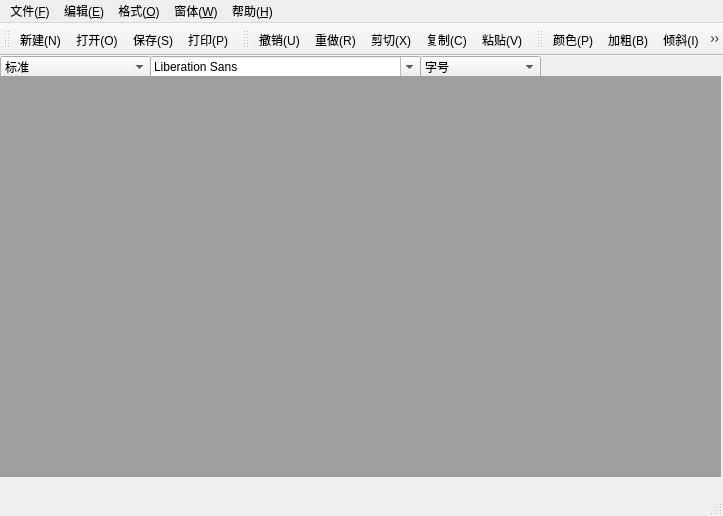
<?xml version="1.0" encoding="UTF-8"?>
<ui version="4.0">
 <class>MainWindow</class>
 <widget class="QMainWindow" name="MainWindow">
  <property name="geometry">
   <rect>
    <x>0</x>
    <y>0</y>
    <width>723</width>
    <height>516</height>
   </rect>
  </property>
  <property name="windowTitle">
   <string>我的WPS</string>
  </property>
  <widget class="QWidget" name="centralWidget">
   <widget class="QComboBox" name="comboBox">
    <property name="geometry">
     <rect>
      <x>0</x>
      <y>0</y>
      <width>151</width>
      <height>22</height>
     </rect>
    </property>
    <item>
     <property name="text">
      <string>标准</string>
     </property>
    </item>
    <item>
     <property name="text">
      <string>项目符号(●)</string>
     </property>
    </item>
    <item>
     <property name="text">
      <string>项目符号(○)</string>
     </property>
    </item>
    <item>
     <property name="text">
      <string>项目符号(■)</string>
     </property>
    </item>
    <item>
     <property name="text">
      <string>项目符号(1.2.3.)</string>
     </property>
    </item>
    <item>
     <property name="text">
      <string>项目符号(a.b.c.)</string>
     </property>
    </item>
    <item>
     <property name="text">
      <string>项目符号(A.B.C.)</string>
     </property>
    </item>
    <item>
     <property name="text">
      <string>项目符号(ⅰ.ⅱ.ⅲ.)</string>
     </property>
    </item>
    <item>
     <property name="text">
      <string>项目符号(Ⅰ.Ⅱ.Ⅲ.)</string>
     </property>
    </item>
   </widget>
   <widget class="QComboBox" name="sizeComboBox">
    <property name="geometry">
     <rect>
      <x>420</x>
      <y>0</y>
      <width>121</width>
      <height>22</height>
     </rect>
    </property>
    <item>
     <property name="text">
      <string>字号</string>
     </property>
    </item>
   </widget>
   <widget class="QFontComboBox" name="fontComboBox">
    <property name="geometry">
     <rect>
      <x>150</x>
      <y>0</y>
      <width>271</width>
      <height>22</height>
     </rect>
    </property>
   </widget>
   <widget class="QMdiArea" name="mdiArea">
    <property name="geometry">
     <rect>
      <x>0</x>
      <y>20</y>
      <width>721</width>
      <height>401</height>
     </rect>
    </property>
   </widget>
  </widget>
  <widget class="QMenuBar" name="menuBar">
   <property name="geometry">
    <rect>
     <x>0</x>
     <y>0</y>
     <width>723</width>
     <height>26</height>
    </rect>
   </property>
   <widget class="QMenu" name="menu_F">
    <property name="title">
     <string>文件(&amp;F)</string>
    </property>
    <addaction name="newAction"/>
    <addaction name="openAction"/>
    <addaction name="saveAction"/>
    <addaction name="saveAsAction"/>
    <addaction name="separator"/>
    <addaction name="printAction"/>
    <addaction name="printViewAction"/>
    <addaction name="exitAction"/>
   </widget>
   <widget class="QMenu" name="menu_E">
    <property name="title">
     <string>编辑(&amp;E)</string>
    </property>
    <addaction name="undoAction"/>
    <addaction name="redoAction"/>
    <addaction name="cutAction"/>
    <addaction name="copyAction"/>
    <addaction name="pasteAction"/>
   </widget>
   <widget class="QMenu" name="menu_O">
    <property name="title">
     <string>格式(&amp;O)</string>
    </property>
    <widget class="QMenu" name="menu_D">
     <property name="title">
      <string>字体(D)</string>
     </property>
     <addaction name="boldAction"/>
     <addaction name="italicAction"/>
     <addaction name="underLineAction"/>
    </widget>
    <widget class="QMenu" name="menu">
     <property name="title">
      <string>段落</string>
     </property>
     <addaction name="leftAlignAction"/>
     <addaction name="centerAction"/>
     <addaction name="rightAlignaction"/>
     <addaction name="justifyAction"/>
    </widget>
    <addaction name="menu_D"/>
    <addaction name="menu"/>
    <addaction name="colorAction"/>
   </widget>
   <widget class="QMenu" name="menu_W">
    <property name="title">
     <string>窗体(&amp;W)</string>
    </property>
    <addaction name="closeAction"/>
    <addaction name="closeAllAction"/>
    <addaction name="tittleAtion"/>
    <addaction name="cascadeAction"/>
    <addaction name="nextAction"/>
    <addaction name="previousAction"/>
   </widget>
   <widget class="QMenu" name="menu_H">
    <property name="title">
     <string>帮助(&amp;H)</string>
    </property>
    <addaction name="aboutAction"/>
   </widget>
   <addaction name="menu_F"/>
   <addaction name="menu_E"/>
   <addaction name="menu_O"/>
   <addaction name="menu_W"/>
   <addaction name="menu_H"/>
  </widget>
  <widget class="QToolBar" name="mainToolBar">
   <attribute name="toolBarArea">
    <enum>TopToolBarArea</enum>
   </attribute>
   <attribute name="toolBarBreak">
    <bool>false</bool>
   </attribute>
   <addaction name="newAction"/>
   <addaction name="openAction"/>
   <addaction name="saveAction"/>
   <addaction name="printAction"/>
  </widget>
  <widget class="QStatusBar" name="statusBar"/>
  <widget class="QToolBar" name="toolBar">
   <property name="windowTitle">
    <string>toolBar</string>
   </property>
   <attribute name="toolBarArea">
    <enum>TopToolBarArea</enum>
   </attribute>
   <attribute name="toolBarBreak">
    <bool>false</bool>
   </attribute>
   <addaction name="undoAction"/>
   <addaction name="redoAction"/>
   <addaction name="cutAction"/>
   <addaction name="copyAction"/>
   <addaction name="pasteAction"/>
  </widget>
  <widget class="QToolBar" name="toolBar_2">
   <property name="windowTitle">
    <string>toolBar_2</string>
   </property>
   <attribute name="toolBarArea">
    <enum>TopToolBarArea</enum>
   </attribute>
   <attribute name="toolBarBreak">
    <bool>false</bool>
   </attribute>
   <addaction name="colorAction"/>
   <addaction name="boldAction"/>
   <addaction name="italicAction"/>
   <addaction name="underLineAction"/>
   <addaction name="separator"/>
   <addaction name="leftAlignAction"/>
   <addaction name="centerAction"/>
   <addaction name="rightAlignaction"/>
   <addaction name="justifyAction"/>
  </widget>
  <action name="newAction">
   <property name="icon">
    <iconset resource="img.qrc">
     <normaloff>:/images/new.png</normaloff>:/images/new.png</iconset>
   </property>
   <property name="text">
    <string>新建(N)</string>
   </property>
   <property name="statusTip">
    <string>创建一个新文档</string>
   </property>
   <property name="shortcut">
    <string>Ctrl+N</string>
   </property>
  </action>
  <action name="openAction">
   <property name="icon">
    <iconset resource="img.qrc">
     <normaloff>:/images/fileopen.png</normaloff>:/images/fileopen.png</iconset>
   </property>
   <property name="text">
    <string>打开(O)</string>
   </property>
   <property name="statusTip">
    <string>打开一个已存在文档</string>
   </property>
   <property name="shortcut">
    <string>Ctrl+O</string>
   </property>
  </action>
  <action name="saveAction">
   <property name="icon">
    <iconset resource="img.qrc">
     <normaloff>:/images/save.png</normaloff>:/images/save.png</iconset>
   </property>
   <property name="text">
    <string>保存(S)</string>
   </property>
   <property name="statusTip">
    <string>将当前文档存盘</string>
   </property>
   <property name="shortcut">
    <string>Ctrl+S</string>
   </property>
  </action>
  <action name="saveAsAction">
   <property name="text">
    <string>另存为(A)...</string>
   </property>
   <property name="statusTip">
    <string>以一个新名字保存文档</string>
   </property>
   <property name="shortcut">
    <string>Ctrl+A</string>
   </property>
  </action>
  <action name="printAction">
   <property name="icon">
    <iconset resource="img.qrc">
     <normaloff>:/images/print.png</normaloff>:/images/print.png</iconset>
   </property>
   <property name="text">
    <string>打印(P)...</string>
   </property>
   <property name="statusTip">
    <string>打印输出文档</string>
   </property>
   <property name="shortcut">
    <string>Ctrl+P</string>
   </property>
  </action>
  <action name="printViewAction">
   <property name="text">
    <string>打印预览...</string>
   </property>
   <property name="statusTip">
    <string>预览打印效果</string>
   </property>
  </action>
  <action name="exitAction">
   <property name="text">
    <string>退出</string>
   </property>
   <property name="statusTip">
    <string>退出应用程序</string>
   </property>
  </action>
  <action name="undoAction">
   <property name="icon">
    <iconset resource="img.qrc">
     <normaloff>:/images/undo.png</normaloff>:/images/undo.png</iconset>
   </property>
   <property name="text">
    <string>撤销(U)</string>
   </property>
   <property name="statusTip">
    <string>撤销当前操作</string>
   </property>
   <property name="shortcut">
    <string>Ctrl+U</string>
   </property>
  </action>
  <action name="redoAction">
   <property name="icon">
    <iconset resource="img.qrc">
     <normaloff>:/images/redo.png</normaloff>:/images/redo.png</iconset>
   </property>
   <property name="text">
    <string>重做(R)</string>
   </property>
   <property name="statusTip">
    <string>恢复之前操作</string>
   </property>
   <property name="shortcut">
    <string>Ctrl+R</string>
   </property>
  </action>
  <action name="cutAction">
   <property name="icon">
    <iconset resource="img.qrc">
     <normaloff>:/images/cut.png</normaloff>:/images/cut.png</iconset>
   </property>
   <property name="text">
    <string>剪切(X)</string>
   </property>
   <property name="toolTip">
    <string>剪切(X)</string>
   </property>
   <property name="statusTip">
    <string>从文档中裁剪所选内容，并放入剪切板</string>
   </property>
   <property name="shortcut">
    <string>Ctrl+X</string>
   </property>
  </action>
  <action name="copyAction">
   <property name="icon">
    <iconset resource="img.qrc">
     <normaloff>:/images/copy.png</normaloff>:/images/copy.png</iconset>
   </property>
   <property name="text">
    <string>复制(C)</string>
   </property>
   <property name="statusTip">
    <string>复制所选内容，并放入剪切板</string>
   </property>
   <property name="shortcut">
    <string>Ctrl+C</string>
   </property>
  </action>
  <action name="pasteAction">
   <property name="icon">
    <iconset resource="img.qrc">
     <normaloff>:/images/paste.png</normaloff>:/images/paste.png</iconset>
   </property>
   <property name="text">
    <string>粘贴(V)</string>
   </property>
   <property name="statusTip">
    <string>将剪切板内容粘贴到文档</string>
   </property>
   <property name="shortcut">
    <string>Ctrl+V</string>
   </property>
  </action>
  <action name="colorAction">
   <property name="icon">
    <iconset resource="img.qrc">
     <normaloff>:/images/color.ico</normaloff>:/images/color.ico</iconset>
   </property>
   <property name="text">
    <string>颜色(P)...</string>
   </property>
   <property name="toolTip">
    <string>颜色(P)</string>
   </property>
   <property name="statusTip">
    <string>设置文字颜色</string>
   </property>
   <property name="shortcut">
    <string>Ctrl+Shift+P</string>
   </property>
  </action>
  <action name="boldAction">
   <property name="checkable">
    <bool>true</bool>
   </property>
   <property name="icon">
    <iconset resource="img.qrc">
     <normaloff>:/images/bold.png</normaloff>:/images/bold.png</iconset>
   </property>
   <property name="text">
    <string>加粗(B)</string>
   </property>
   <property name="statusTip">
    <string>将所选文字加粗</string>
   </property>
   <property name="shortcut">
    <string>Ctrl+B</string>
   </property>
  </action>
  <action name="italicAction">
   <property name="checkable">
    <bool>true</bool>
   </property>
   <property name="icon">
    <iconset resource="img.qrc">
     <normaloff>:/images/italic.png</normaloff>:/images/italic.png</iconset>
   </property>
   <property name="text">
    <string>倾斜(I)</string>
   </property>
   <property name="statusTip">
    <string>将所选文字用斜体显示</string>
   </property>
   <property name="shortcut">
    <string>Ctrl+I</string>
   </property>
  </action>
  <action name="underLineAction">
   <property name="checkable">
    <bool>true</bool>
   </property>
   <property name="icon">
    <iconset resource="img.qrc">
     <normaloff>:/images/under.png</normaloff>:/images/under.png</iconset>
   </property>
   <property name="text">
    <string>下划线(U)</string>
   </property>
   <property name="statusTip">
    <string>将所选文字加下划线</string>
   </property>
   <property name="shortcut">
    <string>Ctrl+U</string>
   </property>
  </action>
  <action name="leftAlignAction">
   <property name="icon">
    <iconset resource="img.qrc">
     <normaloff>:/images/left.png</normaloff>:/images/left.png</iconset>
   </property>
   <property name="text">
    <string>左对齐(L)</string>
   </property>
   <property name="statusTip">
    <string>将文字左对齐</string>
   </property>
   <property name="shortcut">
    <string>Ctrl+L</string>
   </property>
  </action>
  <action name="centerAction">
   <property name="icon">
    <iconset resource="img.qrc">
     <normaloff>:/images/center.png</normaloff>:/images/center.png</iconset>
   </property>
   <property name="text">
    <string>居中(E)</string>
   </property>
   <property name="statusTip">
    <string>将所选文字居中显示</string>
   </property>
   <property name="shortcut">
    <string>Ctrl+E</string>
   </property>
  </action>
  <action name="rightAlignaction">
   <property name="icon">
    <iconset resource="img.qrc">
     <normaloff>:/images/right.png</normaloff>:/images/right.png</iconset>
   </property>
   <property name="text">
    <string>右对齐(K)</string>
   </property>
   <property name="toolTip">
    <string>右对齐(K)</string>
   </property>
   <property name="statusTip">
    <string>将所选文字右对齐</string>
   </property>
   <property name="shortcut">
    <string>Ctrl+K</string>
   </property>
  </action>
  <action name="justifyAction">
   <property name="icon">
    <iconset resource="img.qrc">
     <normaloff>:/images/justify.png</normaloff>:/images/justify.png</iconset>
   </property>
   <property name="text">
    <string>两端对齐(J)</string>
   </property>
   <property name="statusTip">
    <string>将所选文字两端对齐</string>
   </property>
   <property name="shortcut">
    <string>Ctrl+J</string>
   </property>
  </action>
  <action name="closeAction">
   <property name="text">
    <string>关闭(O)</string>
   </property>
   <property name="statusTip">
    <string>关闭活动窗口</string>
   </property>
   <property name="shortcut">
    <string>Ctrl+O</string>
   </property>
  </action>
  <action name="closeAllAction">
   <property name="text">
    <string>关闭所有(L)</string>
   </property>
   <property name="statusTip">
    <string>关闭所有窗口</string>
   </property>
   <property name="shortcut">
    <string>Ctrl+Shift+L</string>
   </property>
  </action>
  <action name="tittleAtion">
   <property name="text">
    <string>平铺(T)</string>
   </property>
   <property name="statusTip">
    <string>平铺子窗口</string>
   </property>
   <property name="shortcut">
    <string>Ctrl+Shift+T</string>
   </property>
  </action>
  <action name="cascadeAction">
   <property name="text">
    <string>层叠(D)</string>
   </property>
   <property name="toolTip">
    <string>层叠(D)</string>
   </property>
   <property name="statusTip">
    <string>层叠子窗口</string>
   </property>
   <property name="shortcut">
    <string>Ctrl+Shift+D</string>
   </property>
  </action>
  <action name="nextAction">
   <property name="text">
    <string>下一个(X)</string>
   </property>
   <property name="statusTip">
    <string>移动焦点到下一个子窗口</string>
   </property>
   <property name="shortcut">
    <string>Ctrl+Tab</string>
   </property>
  </action>
  <action name="previousAction">
   <property name="text">
    <string>前一个(U)</string>
   </property>
   <property name="toolTip">
    <string>前一个(U)</string>
   </property>
   <property name="statusTip">
    <string>移动焦点到前一个子窗口</string>
   </property>
   <property name="shortcut">
    <string>Ctrl+Shift+Tab</string>
   </property>
  </action>
  <action name="aboutAction">
   <property name="text">
    <string>关于(B)</string>
   </property>
   <property name="toolTip">
    <string>关于(B)</string>
   </property>
   <property name="statusTip">
    <string>关于我的WPS 1.0</string>
   </property>
   <property name="shortcut">
    <string>Ctrl+Shift+B</string>
   </property>
  </action>
 </widget>
 <layoutdefault spacing="6" margin="11"/>
 <resources>
  <include location="img.qrc"/>
 </resources>
 <connections/>
</ui>
